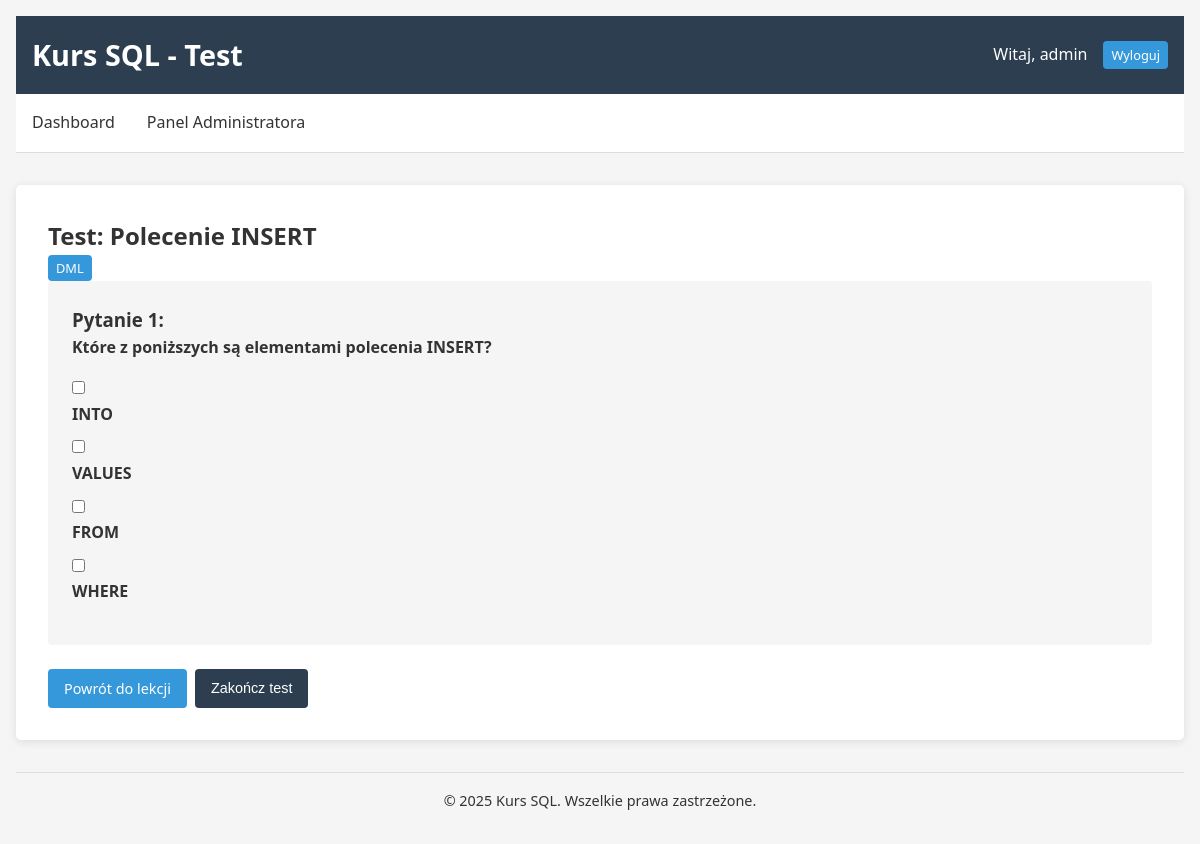
/index.php?page=test&id=3 (signed in), run on the app's committed database.
### tables this page shows
CREATE TABLE lessons (
    id INT AUTO_INCREMENT PRIMARY KEY,
    title VARCHAR(255) NOT NULL,
    content TEXT NOT NULL,
    category VARCHAR(100) NOT NULL
);

CREATE TABLE questions (
    id INT AUTO_INCREMENT PRIMARY KEY,
    lesson_id INT,
    type ENUM('single', 'multi', 'open') NOT NULL,
    text TEXT NOT NULL,
    FOREIGN KEY (lesson_id) REFERENCES lessons(id) ON DELETE CASCADE
);

CREATE TABLE answers (
    id INT AUTO_INCREMENT PRIMARY KEY,
    question_id INT,
    text TEXT NOT NULL,
    is_correct BOOLEAN DEFAULT FALSE,
    FOREIGN KEY (question_id) REFERENCES questions(id) ON DELETE CASCADE
);

### functions.php (called while the page is built, shortened)
<?php
function get_lesson($db, $id) {
    $stmt = $db->prepare("SELECT * FROM lessons WHERE id = ?");
    $stmt->execute([$id]);
    return $stmt->fetch(PDO::FETCH_ASSOC);
}
function get_questions_for_lesson($db, $lesson_id) {
    $stmt = $db->prepare("SELECT * FROM questions WHERE lesson_id = ?");
    $stmt->execute([$lesson_id]);
    return $stmt->fetchAll(PDO::FETCH_ASSOC);
}
function get_answers_for_question($db, $question_id) {
    $stmt = $db->prepare("SELECT * FROM answers WHERE question_id = ?");
    $stmt->execute([$question_id]);
    return $stmt->fetchAll(PDO::FETCH_ASSOC);
}
?>

### student.php (the view, shortened to what this page needs)
<?php
require_once 'config.php';
require_once 'functions.php';
?>
<?php
function render_test($lesson_id) {
    global $db;
    $lesson = get_lesson($db, $lesson_id);
    $questions = get_questions_for_lesson($db, $lesson_id);
?>
<!DOCTYPE html>
<html lang="pl">
<head>
    <link rel="stylesheet" href="style.css">
</head>
<body>
    <div class="container">
        <header>
            <h1>Kurs SQL - Test</h1>
            <div class="user-info">
                <span>Witaj, <?= htmlspecialchars($_SESSION['nickname']) ?></span>
                <a href="index.php?action=logout" class="btn btn-sm">Wyloguj</a>
            </div>
        </header>
        <nav>
            <ul>
                <li><a href="index.php?page=dashboard">Dashboard</a></li>
                <?php if ($_SESSION['role'] === 'admin'): ?>
                <li><a href="index.php?page=admin">Panel Administratora</a></li>
                <?php endif; ?>
            </ul>
        </nav>
        <main>
            <div class="test-container">
                <div class="test-header">
                    <h2>Test: <?= htmlspecialchars($lesson['title']) ?></h2>
                    <span class="category-badge"><?= htmlspecialchars($lesson['category']) ?></span>
                </div>
                <?php if (empty($questions)): ?>
                <p>Brak pytań dla tej lekcji.</p>
                <a href="index.php?page=dashboard" class="btn">Powrót do listy</a>
                <?php else: ?>
                <form method="post" action="index.php?page=test_result">
                    <?php foreach ($questions as $index => $question): ?>
                    <div class="question-card">
                        <h3>Pytanie <?= $index + 1 ?>:</h3>
                        <p class="question-text"><?= htmlspecialchars($question['text']) ?></p>
                        <?php
                        $answers = get_answers_for_question($db, $question['id']);
                        if ($question['type'] === 'open'):
                        ?>
                            <div class="form-group">
                                <label for="question_<?= $question['id'] ?>">Twoja odpowiedź SQL:</label>
                                <textarea name="answers[<?= $question['id'] ?>]" id="question_<?= $question['id'] ?>"
                                          class="code-editor" required rows="3"
                                          placeholder="Wpisz swoje zapytanie SQL tutaj..."></textarea>
                                <small>Maksymalnie <?= MAX_ATTEMPTS_OPEN ?> próby.</small>
                                <div class="sql-hint">
                                    <strong>Wskazówka:</strong> Pamiętaj o poprawnej składni SQL.
                                    Zwróć uwagę na słowa kluczowe jak <span class="sql-keywords">SELECT</span>,
                                    <span class="sql-keywords">FROM</span>, <span class="sql-keywords">WHERE</span> itd.
                                </div>
                            </div>
                        <?php elseif ($question['type'] === 'multi'): ?>
                            <div class="form-group">
                                <?php foreach ($answers as $answer): ?>
                                <div class="checkbox-option">
                                    <input type="checkbox" name="answers[<?= $question['id'] ?>][]" id="answer_<?= $answer['id'] ?>" value="<?= $answer['id'] ?>">
                                    <label for="answer_<?= $answer['id'] ?>"><?= htmlspecialchars($answer['text']) ?></label>
                                </div>
                                <?php endforeach; ?>
                            </div>
                        <?php endif; ?>
                    </div>
                    <?php endforeach; ?>
                    <div class="form-actions">
                        <a href="index.php?page=lesson&id=<?= $lesson_id ?>" class="btn">Powrót do lekcji</a>
                        <button type="submit" class="btn btn-primary">Zakończ test</button>
                    </div>
                </form>
                <?php endif; ?>
            </div>
        </main>
        <footer>
            <p>&copy; 2025 Kurs SQL. Wszelkie prawa zastrzeżone.</p>
        </footer>
    </div>
</body>
</html>
<?php
}
?>

### style.css (style rules this page uses)
:root { --primary-color: #2c3e50; --secondary-color: #3498db; --accent-color: #e74c3c; --light-gray: #f5f5f5; --dark-gray: #333; --border-color: #ddd; --success-color: #27ae60; --error-color: #e74c3c; }
* { margin: 0; padding: 0; box-sizing: border-box; }
body { font-family: 'Segoe UI', Tahoma, Geneva, Verdana, sans-serif; line-height: 1.6; background-color: var(--light-gray); color: var(--dark-gray); }
.container { max-width: 1200px; margin: 0 auto; padding: 1rem; }
header { background-color: var(--primary-color); color: white; padding: 1rem; display: flex; justify-content: space-between; align-items: center; }
header h1 { font-size: 1.8rem; }
.user-info { display: flex; align-items: center; gap: 1rem; }
nav { background-color: white; border-bottom: 1px solid var(--border-color); margin-bottom: 2rem; }
nav ul { display: flex; list-style-type: none; }
nav ul li a { display: block; padding: 1rem; color: var(--dark-gray); text-decoration: none; transition: background-color 0.2s; }
main { background-color: white; padding: 2rem; border-radius: 5px; box-shadow: 0 2px 10px rgba(0, 0, 0, 0.1); margin-bottom: 2rem; }
footer { text-align: center; padding: 1rem; color: var(--dark-gray); font-size: 0.9rem; border-top: 1px solid var(--border-color); }
.btn { display: inline-block; padding: 0.5rem 1rem; background-color: var(--secondary-color); color: white; border: none; border-radius: 4px; cursor: pointer; text-decoration: none; font-size: 0.9rem; transition: background-color 0.2s; }
.btn-primary { background-color: var(--primary-color); }
.btn-sm { padding: 0.25rem 0.5rem; font-size: 0.8rem; }
.form-group { margin-bottom: 1rem; }
.form-group label { display: block; margin-bottom: 0.5rem; font-weight: bold; }
.form-actions { margin-top: 1.5rem; display: flex; gap: 0.5rem; }
.category-badge { background-color: var(--secondary-color); color: white; padding: 0.25rem 0.5rem; border-radius: 4px; font-size: 0.8rem; }
.question-card { background-color: var(--light-gray); padding: 1.5rem; border-radius: 4px; margin-bottom: 1.5rem; }
.question-text { font-weight: 600; margin-bottom: 1rem; }
.radio-option, .checkbox-option { margin-bottom: 0.5rem; }

### data on the page
lessons: title "Polecenie INSERT", category "DML"
questions: text "Które z poniższych są elementami polecenia INSERT?"
answers: text "INTO"
answers: text "VALUES"
answers: text "FROM"
answers: text "WHERE"

### other printed values
$_SESSION['nickname'] "admin"
